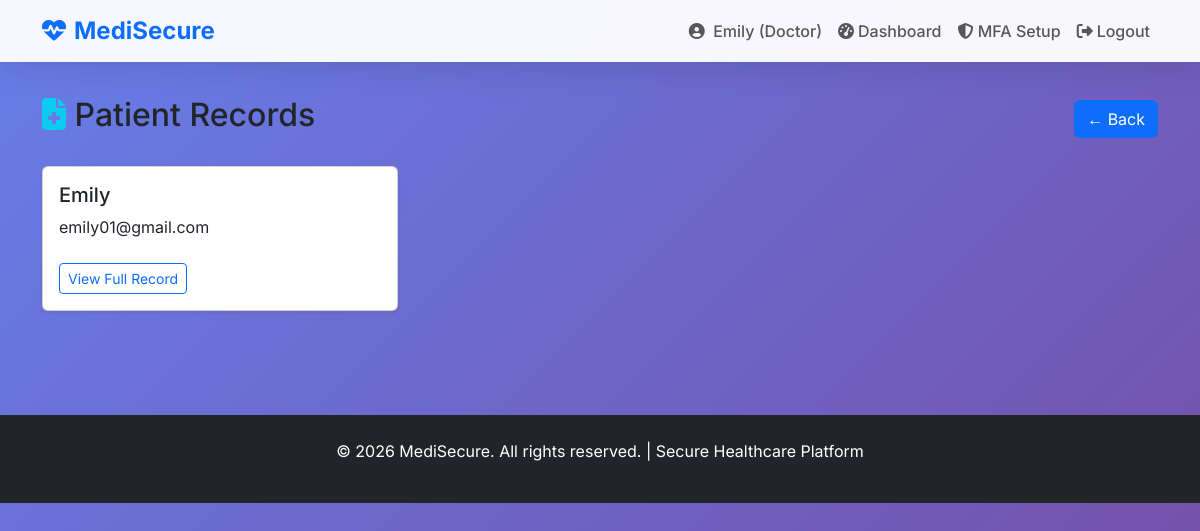
/doctor/records (signed in), run on the app's committed database.
### app.py (models this page shows, shortened)
class User(UserMixin, db.Model):
    id = db.Column(db.Integer, primary_key=True)
    full_name = db.Column(db.String(100), nullable=False)
    email = db.Column(db.String(120), unique=True, nullable=False)
    password_hash = db.Column(db.String(255), nullable=False)
    mfa_secret = db.Column(db.String(32), nullable=True)
    mfa_enabled = db.Column(db.Boolean, default=False)
    role = db.Column(db.String(20), default='patient')  # 'admin', 'doctor', 'patient'
    specialty = db.Column(db.String(50), nullable=True)

### app.py (the view)
@app.route('/doctor/records')
@login_required
def doctor_records():
    if current_user.role != 'doctor':
        flash('Doctor access only!', 'danger')
        return redirect(url_for('home'))
    patients = db.session.query(User).join(Appointment).filter(
        Appointment.doctor_id == current_user.id
    ).distinct().all()
    return render_template('doctor_records.html', patients=patients)

### app.py (called while the page is built)
@login_manager.user_loader
@login_manager.user_loader
def load_user(user_id):
    return User.query.get(int(user_id))

### templates/doctor_records.html (shortened to what this page needs)
{% extends "base.html" %}
{% block content %}
<div class="container mt-5">
    <div class="d-flex justify-content-between align-items-center mb-4">
        <h2><i class="fas fa-file-medical text-info"></i> Patient Records</h2>
        <a href="{{ url_for('doctor_dashboard') }}" class="btn btn-primary">← Back</a>
    </div>
    {% if patients %}
    <div class="row">
        {% for patient in patients %}
        <div class="col-md-6 col-lg-4 mb-4">
            <div class="card h-100 shadow-sm">
                <div class="card-body">
                    <h5 class="card-title">{{ patient.full_name }}</h5>
                    <p class="card-text">{{ patient.email }}</p>
                    <a href="#" class="btn btn-sm btn-outline-primary mt-2">View Full Record</a>
                </div>
            </div>
        </div>
        {% endfor %}
    </div>
    {% else %}
    <div class="text-center py-5">
        <i class="fas fa-users-slash fa-3x text-muted mb-3"></i>
        <h4>No patient records yet</h4>
    </div>
    {% endif %}
</div>
{% endblock %}

### templates/base.html (shortened to what this page needs)
<!DOCTYPE html>
<html lang="en">
<head>
    <link href="https://cdn.jsdelivr.net/npm/bootstrap@5.3.3/dist/css/bootstrap.min.css" rel="stylesheet">
    <link href="https://cdnjs.cloudflare.com/ajax/libs/font-awesome/6.5.1/css/all.min.css" rel="stylesheet">
</head>
<body>
    <nav class="navbar navbar-expand-lg navbar-light fixed-top">
        <div class="container">
            <a class="navbar-brand text-primary" href="{{ url_for('home') }}">
                <i class="fas fa-heartbeat me-2"></i>MediSecure
            </a>
            <div class="collapse navbar-collapse" id="navbarNav">
                <ul class="navbar-nav ms-auto">
                    {% if current_user.is_authenticated %}
                        <li class="nav-item">
                            <span class="nav-link">
                                <i class="fas fa-user-circle me-1"></i>
                                {{ current_user.full_name }} ({{ current_user.role.title() }})
                            </span>
                        </li>
                        <li class="nav-item">
                            <a class="nav-link" href="{{ url_for('dashboard') }}">
                                <i class="fas fa-tachometer-alt me-1"></i>Dashboard
                            </a>
                        </li>
                        <a href="{{ url_for('mfa_setup') }}" class="nav-link">
                            <i class="fas fa-shield-alt"></i> MFA Setup
                        </a>
                        <li class="nav-item">
                            <a class="nav-link" href="{{ url_for('logout') }}">
                                <i class="fas fa-sign-out-alt me-1"></i>Logout
                            </a>
                        </li>
                    {% endif %}
                </ul>
            </div>
        </div>
    </nav>
    <main class="pt-5">
        <div class="container-fluid">
            {% block content %}{% endblock %}
        </div>
    </main>
    <footer class="bg-dark text-white text-center py-4 mt-5">
        <p>&copy; 2026 MediSecure. All rights reserved. | Secure Healthcare Platform</p>
    </footer>
</body>
</html>

### templates/base.html (style rules this page uses)
* { font-family: 'Inter', sans-serif; }
body { background: linear-gradient(135deg, #667eea 0%, #764ba2 100%); min-height: 100vh; margin: 0; }
.navbar { background: rgba(255,255,255,0.95) !important; backdrop-filter: blur(20px); box-shadow: 0 8px 32px rgba(0,0,0,0.1); }
.navbar-brand { font-weight: 700; font-size: 1.5rem; }
.navbar-nav .nav-link { font-weight: 500; }
main { padding: 2rem 0; }

### data on the page
User: full_name "Emily", role "Doctor", email "emily01@gmail.com"
